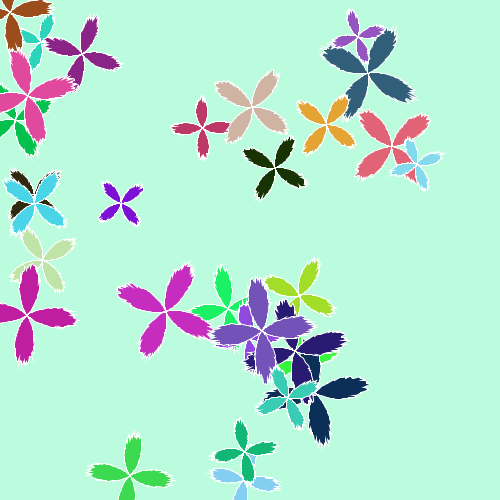
Frame 1 (no input)
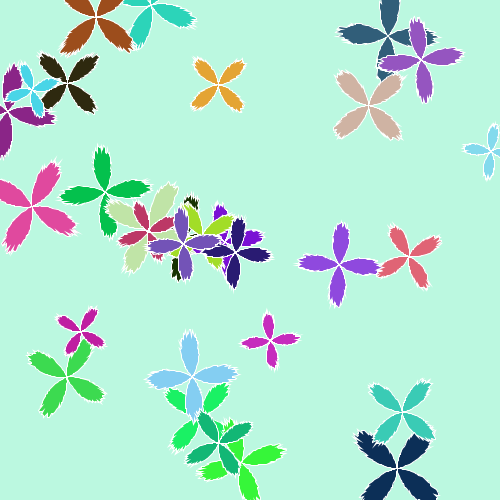
Frame 60 (the mouse pressed at the canvas centre just before this capture)
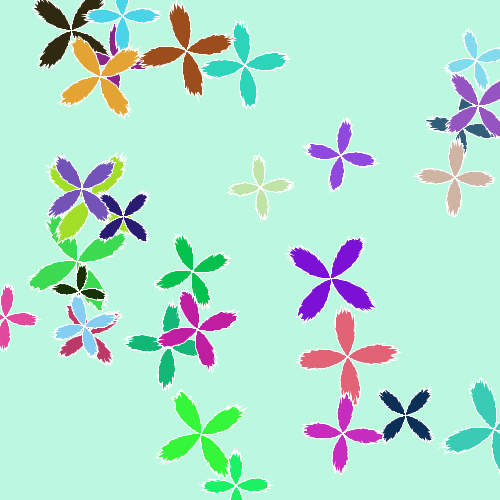
Frame 120 (the mouse held since frame 60 and released just before this capture)

The Processing sketch that drew these frames (run headless with seeded random() and noise(); from frame 60 on, the mouse is pressed at the canvas centre):

// Processing sketch: processing_175321
// ── processing_175321.pde

//Flying Butterflies in the Sky
//Inspired by Levente Sandor's Watercolor --> http://www.openprocessing.org/sketch/110105

ArrayList<Butterfly> butterflies;
float a;
 
void setup() {
  size(500, 500);
  colorMode(RGB);
  butterflies = new ArrayList<Butterfly>();
  for (int i = 0; i < 30; i++) {
    butterflies.add(new Butterfly());
  }
}
 
void draw() {
  background(187+map(noise(1.00+a), 0, 1, -5, 5), 250+map(noise(2.00+a), 0, 1, -5, 5), 224+map(noise(3.00+a), 0, 1, -5, 5));
  for (Butterfly butterfly : butterflies) {
    butterfly.paint();
  }
  a = a + 0.01;
}
 
void mouseClicked() {
  setup();
}
 
class Butterfly {
  float angle;
  int components[];
  float x, y;
  color clr;
 
  Butterfly() {
    angle = random(TWO_PI);
    x = random(width);
    y = random(height);
    clr = color(random(255), random(255), random(255));
    components = new int[2];
    for (int i = 0; i < 2; i++) {
      components[i] = 4;
    }
  }
 
  void paint() {
    float a = 0;
    float r = 0;
    float x1 = x;
    float y1 = y;
    float u = random(0.5, 1);
 
    fill(clr);
    stroke(255);   
 
    beginShape();
    while (a < TWO_PI) {
      vertex(x1, y1);
      float v = random(0.85, 1);
      x1 = x + r * cos(angle + a) * u * v;
      y1 = y + r * sin(angle + a) * u * v;
      a += PI / 180;
      for (int i = 0; i < 2; i++) {
        r += sin(a * components[i]);
      }
    }
    endShape(CLOSE);
 
    if (x < 0 || x > width ||y < 0 || y > height) {
      angle += HALF_PI;
    }
 
    x += 2 * cos(angle);
    y += 2 * sin(angle);
    angle += random(-0.15, 0.15);
  }
}
